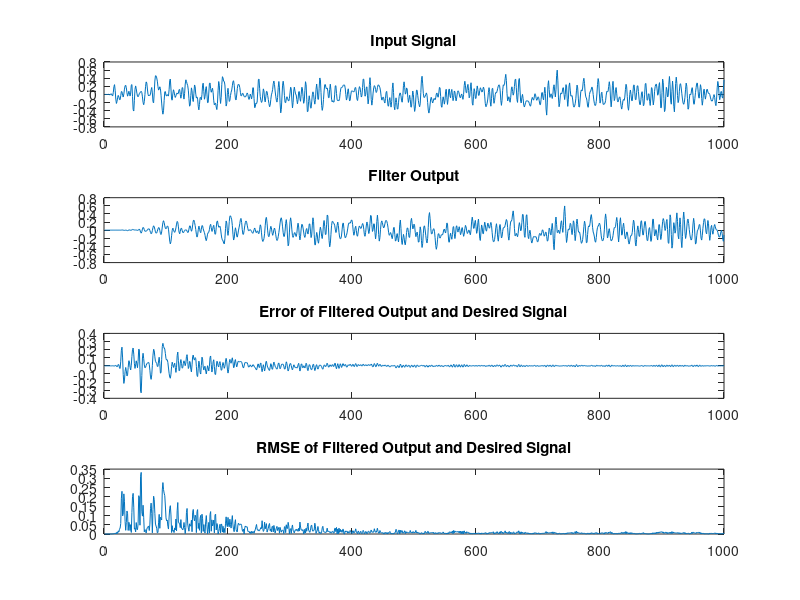

Write MATLAB code to recreate this figure.
clc;
clear all;

ntaps=  24;
nsamp= 1000; 
ibeta= 8;  %2^8;  % =1/2^8
amp = 1;
refsig= amp*rand(1,nsamp) -(amp/2);% generate input signal x(t)
Wn= 0.47;
B = fir1(30,Wn);
x = filter(B,1,refsig);
x = x';% generate desired signal d(t)
Coeff= fir1(ntaps,0.5);
d = filter(Coeff,1,x);%%%% by now, we have X and D.
y = zeros(1,nsamp);
e = zeros(1,nsamp);
rmse = zeros(1,nsamp);
h(1:ntaps) = 0;         

for n=1:nsamp
    if n < ntaps
        x1 = [x(n:-1:1)' zeros(1,ntaps-n)];
    else
        x1 = x(n:-1:n-ntaps+1)';
    end
    y(n) = h * x1';
    e(n) = d(n) -y(n);
    rmse(n) = sqrt(mean((y(n)-d(n)').^2));
    hh= e(n)*x1/ibeta;
    h = h + hh;
end

subplot(4,1,1)
plot(x)
title('Input Signal')  
subplot(4,1,2)
plot(y)
title('Filter Output')
subplot(4,1,3)
plot(e)
title('Error of Filtered Output and Desired Signal')
subplot(4,1,4)
plot(rmse)
title('RMSE of Filtered Output and Desired Signal')
rmse = 0;
for n=1:nsamp
    rmse(n) = sqrt(mean((y(n)-d(n)').^2));
end
rmsen = sum(rmse)/1000

rr =['The RMSE of between the filtered output and desired signal is set at ', num2str(rmsen)];
disp(rr)
